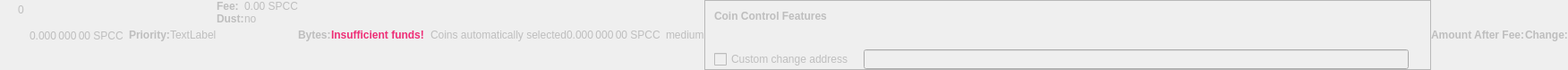
    <widget class="QWidget" name="dummyHideWidget" native="true">
     <property name="enabled">
      <bool>false</bool>
     </property>
     <property name="maximumSize">
      <size>
       <width>100</width>
       <height>22</height>
      </size>
     </property>
     <layout class="QHBoxLayout" name="dummyHideLayout">
      <property name="spacing">
       <number>0</number>
      </property>
      <property name="leftMargin">
       <number>0</number>
      </property>
      <property name="topMargin">
       <number>0</number>
      </property>
      <property name="rightMargin">
       <number>0</number>
      </property>
      <property name="bottomMargin">
       <number>0</number>
      </property>
      <item>
       <layout class="QFormLayout" name="formLayoutCoinControl1">
        <property name="horizontalSpacing">
         <number>10</number>
        </property>
        <property name="verticalSpacing">
         <number>14</number>
        </property>
        <property name="leftMargin">
         <number>10</number>
        </property>
        <property name="topMargin">
         <number>4</number>
        </property>
        <property name="rightMargin">
         <number>6</number>
        </property>
        <item row="0" column="1">
         <widget class="QLabel" name="labelCoinControlBytes">
          <property name="cursor">
           <cursorShape>IBeamCursor</cursorShape>
          </property>
          <property name="contextMenuPolicy">
           <enum>Qt::ActionsContextMenu</enum>
          </property>
          <property name="text">
           <string notr="true">0</string>
          </property>
          <property name="textInteractionFlags">
           <set>Qt::LinksAccessibleByMouse|Qt::TextSelectableByKeyboard|Qt::TextSelectableByMouse</set>
          </property>
         </widget>
        </item>
       </layout>
      </item>
      <item>
       <widget class="QLabel" name="labelCoinControlAfterFee">
        <property name="enabled">
         <bool>false</bool>
        </property>
        <property name="sizePolicy">
         <sizepolicy hsizetype="Fixed" vsizetype="Fixed">
          <horstretch>0</horstretch>
          <verstretch>0</verstretch>
         </sizepolicy>
        </property>
        <property name="minimumSize">
         <size>
          <width>111</width>
          <height>12</height>
         </size>
        </property>
        <property name="maximumSize">
         <size>
          <width>111</width>
          <height>12</height>
         </size>
        </property>
        <property name="cursor">
         <cursorShape>IBeamCursor</cursorShape>
        </property>
        <property name="contextMenuPolicy">
         <enum>Qt::ActionsContextMenu</enum>
        </property>
        <property name="text">
         <string notr="true">0.000 000 00 SPCC</string>
        </property>
        <property name="textInteractionFlags">
         <set>Qt::LinksAccessibleByMouse|Qt::TextSelectableByKeyboard|Qt::TextSelectableByMouse</set>
        </property>
       </widget>
      </item>
      <item>
       <widget class="QLabel" name="labelCoinControlPriorityText">
        <property name="enabled">
         <bool>false</bool>
        </property>
        <property name="font">
         <font>
          <weight>75</weight>
          <bold>true</bold>
         </font>
        </property>
        <property name="text">
         <string>Priority:</string>
        </property>
       </widget>
      </item>
      <item>
       <layout class="QHBoxLayout" name="horizontalLayout">
        <item>
         <widget class="QLabel" name="WarningLabel">
          <property name="text">
           <string>TextLabel</string>
          </property>
         </widget>
        </item>
       </layout>
      </item>
      <item>
       <layout class="QFormLayout" name="formLayoutCoinControl3">
        <property name="horizontalSpacing">
         <number>0</number>
        </property>
        <property name="verticalSpacing">
         <number>0</number>
        </property>
        <property name="leftMargin">
         <number>0</number>
        </property>
        <property name="topMargin">
         <number>0</number>
        </property>
        <property name="rightMargin">
         <number>0</number>
        </property>
        <item row="0" column="0">
         <widget class="QLabel" name="labelCoinControlFeeText">
          <property name="enabled">
           <bool>false</bool>
          </property>
          <property name="font">
           <font>
            <weight>75</weight>
            <bold>true</bold>
           </font>
          </property>
          <property name="text">
           <string>Fee:</string>
          </property>
          <property name="margin">
           <number>0</number>
          </property>
         </widget>
        </item>
        <item row="0" column="1">
         <widget class="QLabel" name="labelCoinControlFee">
          <property name="enabled">
           <bool>false</bool>
          </property>
          <property name="cursor">
           <cursorShape>IBeamCursor</cursorShape>
          </property>
          <property name="contextMenuPolicy">
           <enum>Qt::ActionsContextMenu</enum>
          </property>
          <property name="text">
           <string notr="true">0.00 SPCC</string>
          </property>
          <property name="textInteractionFlags">
           <set>Qt::LinksAccessibleByMouse|Qt::TextSelectableByKeyboard|Qt::TextSelectableByMouse</set>
          </property>
         </widget>
        </item>
        <item row="1" column="0">
         <widget class="QLabel" name="labelCoinControlLowOutputText">
          <property name="enabled">
           <bool>false</bool>
          </property>
          <property name="font">
           <font>
            <weight>75</weight>
            <bold>true</bold>
           </font>
          </property>
          <property name="text">
           <string>Dust:</string>
          </property>
         </widget>
        </item>
        <item row="1" column="1">
         <widget class="QLabel" name="labelCoinControlLowOutput">
          <property name="enabled">
           <bool>false</bool>
          </property>
          <property name="cursor">
           <cursorShape>IBeamCursor</cursorShape>
          </property>
          <property name="contextMenuPolicy">
           <enum>Qt::ActionsContextMenu</enum>
          </property>
          <property name="text">
           <string>no</string>
          </property>
          <property name="textInteractionFlags">
           <set>Qt::LinksAccessibleByMouse|Qt::TextSelectableByKeyboard|Qt::TextSelectableByMouse</set>
          </property>
         </widget>
        </item>
       </layout>
      </item>
      <item>
       <widget class="QLabel" name="labelCoinControlBytesText">
        <property name="enabled">
         <bool>false</bool>
        </property>
        <property name="font">
         <font>
          <weight>75</weight>
          <bold>true</bold>
         </font>
        </property>
        <property name="text">
         <string>Bytes:</string>
        </property>
       </widget>
      </item>
      <item>
       <layout class="QFormLayout" name="formLayoutCoinControl2">
        <property name="horizontalSpacing">
         <number>0</number>
        </property>
        <property name="verticalSpacing">
         <number>0</number>
        </property>
        <property name="leftMargin">
         <number>0</number>
        </property>
        <property name="topMargin">
         <number>0</number>
        </property>
        <property name="rightMargin">
         <number>0</number>
        </property>
       </layout>
      </item>
      <item>
       <layout class="QHBoxLayout" name="horizontalLayoutCoinControl2">
        <property name="spacing">
         <number>0</number>
        </property>
        <property name="bottomMargin">
         <number>0</number>
        </property>
       </layout>
      </item>
      <item>
       <widget class="QLabel" name="labelCoinControlInsuffFunds">
        <property name="enabled">
         <bool>false</bool>
        </property>
        <property name="minimumSize">
         <size>
          <width>0</width>
          <height>0</height>
         </size>
        </property>
        <property name="font">
         <font>
          <weight>75</weight>
          <bold>true</bold>
         </font>
        </property>
        <property name="styleSheet">
         <string notr="true">color: #ee2f77;font-weight:bold;</string>
        </property>
        <property name="text">
         <string>Insufficient funds!</string>
        </property>
        <property name="margin">
         <number>5</number>
        </property>
       </widget>
      </item>
      <item>
       <layout class="QFormLayout" name="formLayoutCoinControl4">
        <property name="horizontalSpacing">
         <number>0</number>
        </property>
        <property name="verticalSpacing">
         <number>0</number>
        </property>
        <property name="leftMargin">
         <number>0</number>
        </property>
        <property name="topMargin">
         <number>0</number>
        </property>
        <property name="rightMargin">
         <number>0</number>
        </property>
       </layout>
      </item>
      <item>
       <widget class="QLabel" name="labelCoinControlChangeLabel">
        <property name="enabled">
         <bool>false</bool>
        </property>
        <property name="sizePolicy">
         <sizepolicy hsizetype="Preferred" vsizetype="Expanding">
          <horstretch>0</horstretch>
          <verstretch>0</verstretch>
         </sizepolicy>
        </property>
        <property name="minimumSize">
         <size>
          <width>0</width>
          <height>0</height>
         </size>
        </property>
        <property name="text">
         <string/>
        </property>
        <property name="margin">
         <number>3</number>
        </property>
       </widget>
      </item>
      <item>
       <widget class="QLabel" name="labelCoinControlAutomaticallySelected">
        <property name="enabled">
         <bool>false</bool>
        </property>
        <property name="sizePolicy">
         <sizepolicy hsizetype="Fixed" vsizetype="Fixed">
          <horstretch>0</horstretch>
          <verstretch>0</verstretch>
         </sizepolicy>
        </property>
        <property name="minimumSize">
         <size>
          <width>0</width>
          <height>0</height>
         </size>
        </property>
        <property name="maximumSize">
         <size>
          <width>240</width>
          <height>16777215</height>
         </size>
        </property>
        <property name="text">
         <string>Coins automatically selected</string>
        </property>
        <property name="margin">
         <number>5</number>
        </property>
       </widget>
      </item>
      <item>
       <widget class="QLabel" name="labelCoinControlChange">
        <property name="enabled">
         <bool>false</bool>
        </property>
        <property name="sizePolicy">
         <sizepolicy hsizetype="Fixed" vsizetype="Fixed">
          <horstretch>0</horstretch>
          <verstretch>0</verstretch>
         </sizepolicy>
        </property>
        <property name="minimumSize">
         <size>
          <width>111</width>
          <height>0</height>
         </size>
        </property>
        <property name="maximumSize">
         <size>
          <width>111</width>
          <height>16777215</height>
         </size>
        </property>
        <property name="cursor">
         <cursorShape>IBeamCursor</cursorShape>
        </property>
        <property name="contextMenuPolicy">
         <enum>Qt::ActionsContextMenu</enum>
        </property>
        <property name="text">
         <string notr="true">0.000 000 00 SPCC</string>
        </property>
        <property name="textInteractionFlags">
         <set>Qt::LinksAccessibleByMouse|Qt::TextSelectableByKeyboard|Qt::TextSelectableByMouse</set>
        </property>
       </widget>
      </item>
      <item>
       <widget class="QLabel" name="labelCoinControlPriority">
        <property name="enabled">
         <bool>false</bool>
        </property>
        <property name="cursor">
         <cursorShape>IBeamCursor</cursorShape>
        </property>
        <property name="contextMenuPolicy">
         <enum>Qt::ActionsContextMenu</enum>
        </property>
        <property name="text">
         <string>medium</string>
        </property>
        <property name="textInteractionFlags">
         <set>Qt::LinksAccessibleByMouse|Qt::TextSelectableByKeyboard|Qt::TextSelectableByMouse</set>
        </property>
       </widget>
      </item>
      <item>
       <widget class="QFrame" name="frameCoinControl">
        <property name="sizePolicy">
         <sizepolicy hsizetype="Expanding" vsizetype="Expanding">
          <horstretch>0</horstretch>
          <verstretch>0</verstretch>
         </sizepolicy>
        </property>
        <property name="maximumSize">
         <size>
          <width>16777215</width>
          <height>16777215</height>
         </size>
        </property>
        <property name="frameShape">
         <enum>QFrame::StyledPanel</enum>
        </property>
        <property name="frameShadow">
         <enum>QFrame::Sunken</enum>
        </property>
        <layout class="QVBoxLayout" name="verticalLayoutCoinControl2_2">
         <property name="spacing">
          <number>0</number>
         </property>
         <property name="leftMargin">
          <number>0</number>
         </property>
         <property name="topMargin">
          <number>0</number>
         </property>
         <property name="rightMargin">
          <number>0</number>
         </property>
         <property name="bottomMargin">
          <number>0</number>
         </property>
         <item>
          <layout class="QVBoxLayout" name="verticalLayoutCoinControl" stretch="0,0,0,1">
           <property name="spacing">
            <number>0</number>
           </property>
           <property name="leftMargin">
            <number>10</number>
           </property>
           <property name="topMargin">
            <number>10</number>
           </property>
           <item>
            <layout class="QHBoxLayout" name="horizontalLayoutCoinControl1">
             <property name="bottomMargin">
              <number>15</number>
             </property>
             <item>
              <widget class="QLabel" name="labelCoinControlFeatures">
               <property name="enabled">
                <bool>false</bool>
               </property>
               <property name="sizePolicy">
                <sizepolicy hsizetype="Preferred" vsizetype="Maximum">
                 <horstretch>0</horstretch>
                 <verstretch>0</verstretch>
                </sizepolicy>
               </property>
               <property name="font">
                <font>
                 <weight>75</weight>
                 <bold>true</bold>
                </font>
               </property>
               <property name="styleSheet">
                <string notr="true">font-weight:bold;</string>
               </property>
               <property name="text">
                <string>Coin Control Features</string>
               </property>
              </widget>
             </item>
            </layout>
           </item>
           <item>
            <widget class="QWidget" name="widgetCoinControl" native="true">
             <property name="sizePolicy">
              <sizepolicy hsizetype="Preferred" vsizetype="Preferred">
               <horstretch>0</horstretch>
               <verstretch>0</verstretch>
              </sizepolicy>
             </property>
             <property name="minimumSize">
              <size>
               <width>0</width>
               <height>0</height>
              </size>
             </property>
             <property name="styleSheet">
              <string notr="true"/>
             </property>
             <layout class="QHBoxLayout" name="horizontalLayoutCoinControl5_2">
              <property name="leftMargin">
               <number>0</number>
              </property>
              <property name="topMargin">
               <number>0</number>
              </property>
              <property name="rightMargin">
               <number>0</number>
              </property>
              <property name="bottomMargin">
               <number>0</number>
              </property>
              <item>
               <layout class="QHBoxLayout" name="horizontalLayoutCoinControl3">
                <property name="spacing">
                 <number>20</number>
                </property>
                <property name="topMargin">
                 <number>0</number>
                </property>
                <property name="bottomMargin">
                 <number>10</number>
                </property>
               </layout>
              </item>
             </layout>
            </widget>
           </item>
           <item>
            <layout class="QHBoxLayout" name="horizontalLayoutCoinControl4" stretch="0,0,0">
             <property name="spacing">
              <number>12</number>
             </property>
             <property name="sizeConstraint">
              <enum>QLayout::SetDefaultConstraint</enum>
             </property>
             <property name="topMargin">
              <number>5</number>
             </property>
             <property name="rightMargin">
              <number>5</number>
             </property>
             <item>
              <widget class="QCheckBox" name="checkBoxCoinControlChange">
               <property name="enabled">
                <bool>false</bool>
               </property>
               <property name="toolTip">
                <string>If this is activated, but the change address is empty or invalid, change will be sent to a newly generated address.</string>
               </property>
               <property name="text">
                <string>Custom change address</string>
               </property>
              </widget>
             </item>
             <item>
              <widget class="QValidatedLineEdit" name="lineEditCoinControlChange">
               <property name="enabled">
                <bool>false</bool>
               </property>
               <property name="sizePolicy">
                <sizepolicy hsizetype="Expanding" vsizetype="Fixed">
                 <horstretch>0</horstretch>
                 <verstretch>0</verstretch>
                </sizepolicy>
               </property>
              </widget>
             </item>
             <item>
              <widget class="QLabel" name="labelCoinControlChangeLabel_2">
               <property name="sizePolicy">
                <sizepolicy hsizetype="Preferred" vsizetype="Expanding">
                 <horstretch>0</horstretch>
                 <verstretch>0</verstretch>
                </sizepolicy>
               </property>
               <property name="minimumSize">
                <size>
                 <width>0</width>
                 <height>0</height>
                </size>
               </property>
               <property name="text">
                <string/>
               </property>
               <property name="margin">
                <number>3</number>
               </property>
              </widget>
             </item>
            </layout>
           </item>
           <item>
            <spacer name="verticalSpacerCoinControl">
             <property name="orientation">
              <enum>Qt::Vertical</enum>
             </property>
             <property name="sizeHint" stdset="0">
              <size>
               <width>800</width>
               <height>1</height>
              </size>
             </property>
            </spacer>
           </item>
          </layout>
         </item>
        </layout>
       </widget>
      </item>
      <item>
       <widget class="QLabel" name="labelCoinControlAfterFeeText">
        <property name="enabled">
         <bool>false</bool>
        </property>
        <property name="minimumSize">
         <size>
          <width>0</width>
          <height>0</height>
         </size>
        </property>
        <property name="maximumSize">
         <size>
          <width>16777215</width>
          <height>16777215</height>
         </size>
        </property>
        <property name="font">
         <font>
          <weight>75</weight>
          <bold>true</bold>
         </font>
        </property>
        <property name="text">
         <string>Amount After Fee:</string>
        </property>
        <property name="alignment">
         <set>Qt::AlignLeading|Qt::AlignLeft|Qt::AlignVCenter</set>
        </property>
        <property name="margin">
         <number>0</number>
        </property>
       </widget>
      </item>
      <item>
       <widget class="QLabel" name="labelCoinControlChangeText">
        <property name="enabled">
         <bool>false</bool>
        </property>
        <property name="sizePolicy">
         <sizepolicy hsizetype="Preferred" vsizetype="Preferred">
          <horstretch>0</horstretch>
          <verstretch>0</verstretch>
         </sizepolicy>
        </property>
        <property name="minimumSize">
         <size>
          <width>0</width>
          <height>0</height>
         </size>
        </property>
        <property name="maximumSize">
         <size>
          <width>16777215</width>
          <height>16777215</height>
         </size>
        </property>
        <property name="font">
         <font>
          <weight>75</weight>
          <bold>true</bold>
         </font>
        </property>
        <property name="text">
         <string>Change:</string>
        </property>
        <property name="alignment">
         <set>Qt::AlignLeading|Qt::AlignLeft|Qt::AlignVCenter</set>
        </property>
       </widget>
      </item>
     </layout>
    </widget>
